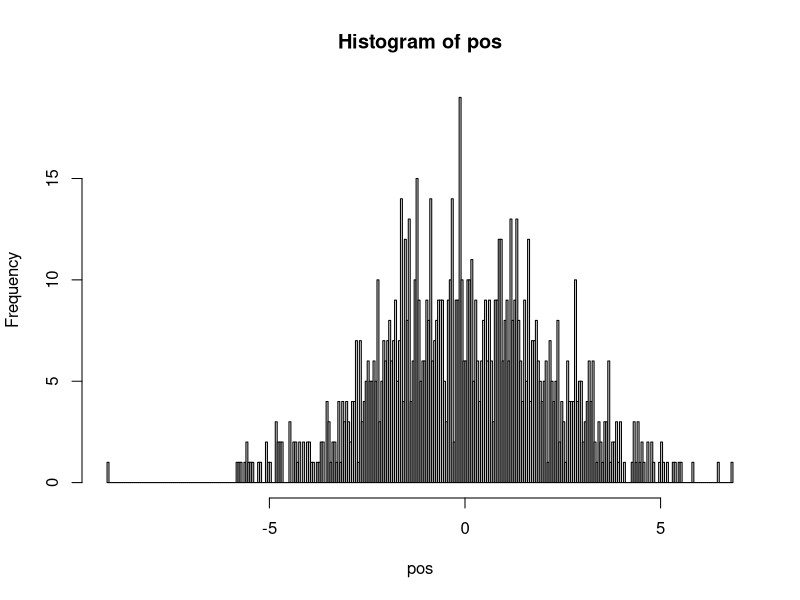
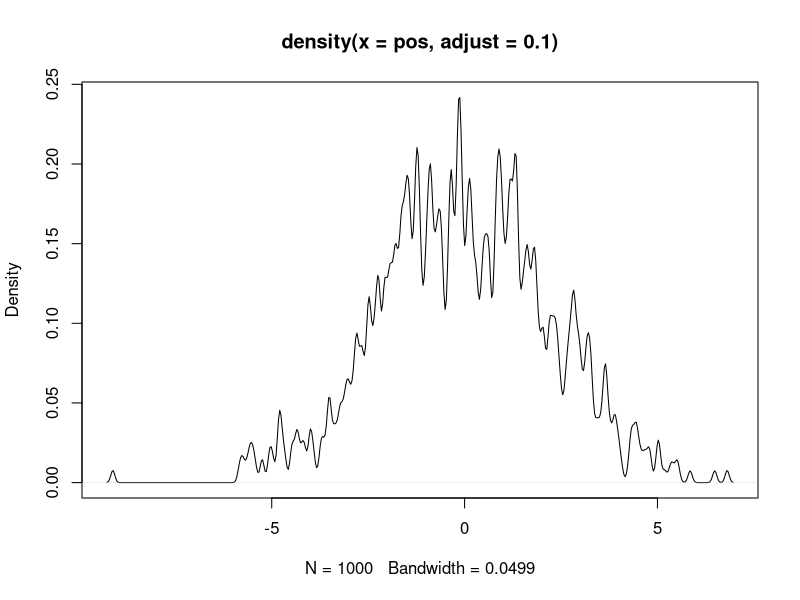
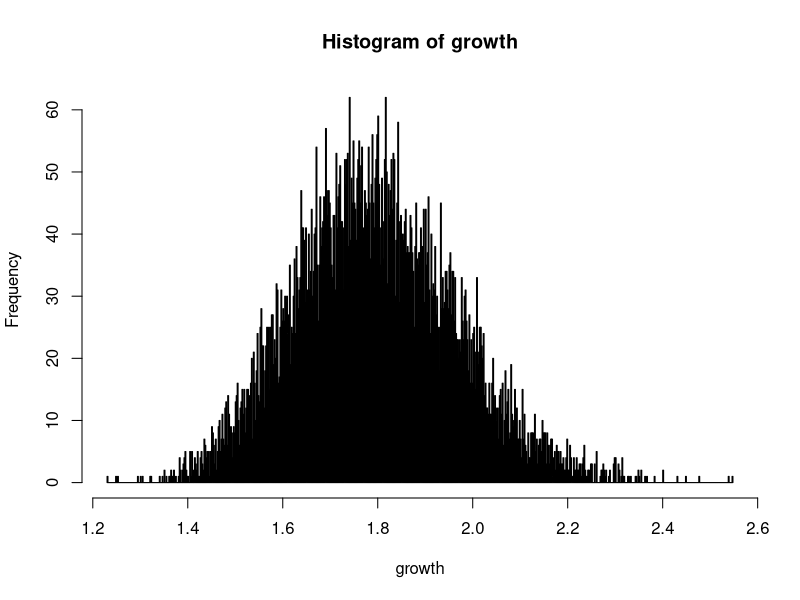
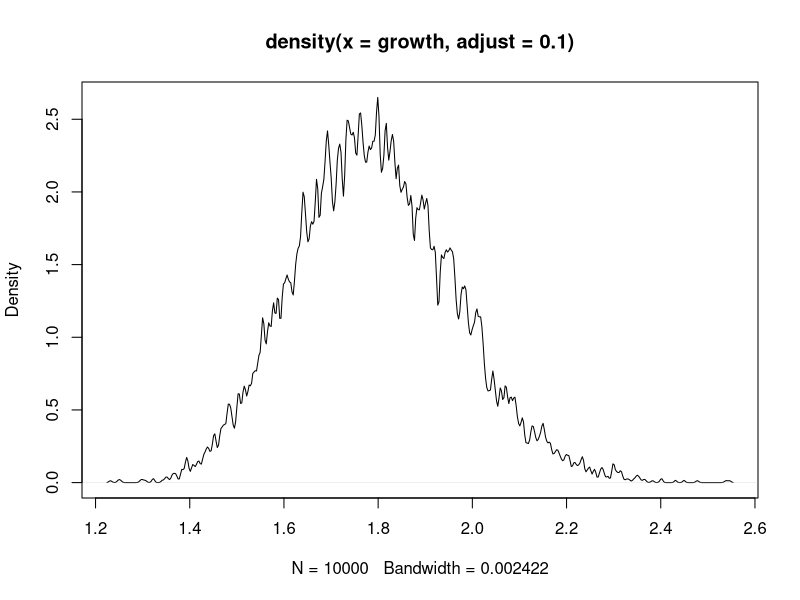
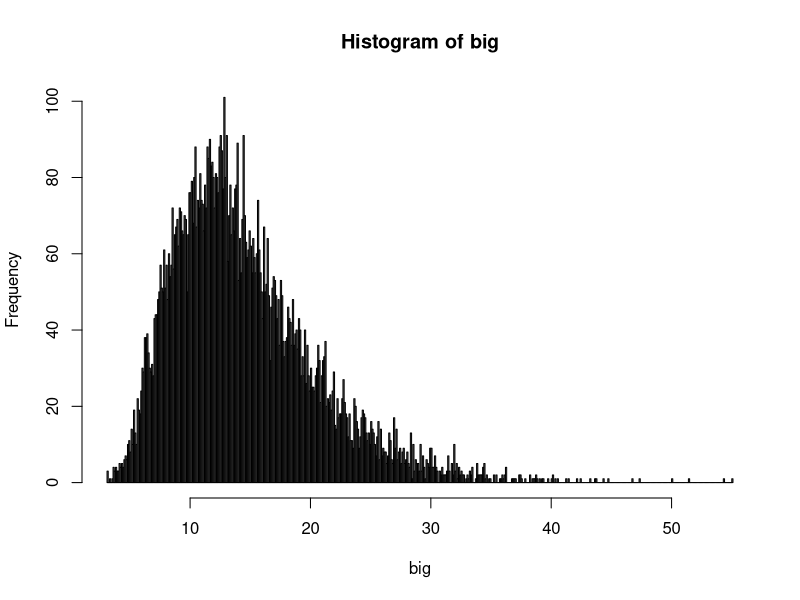
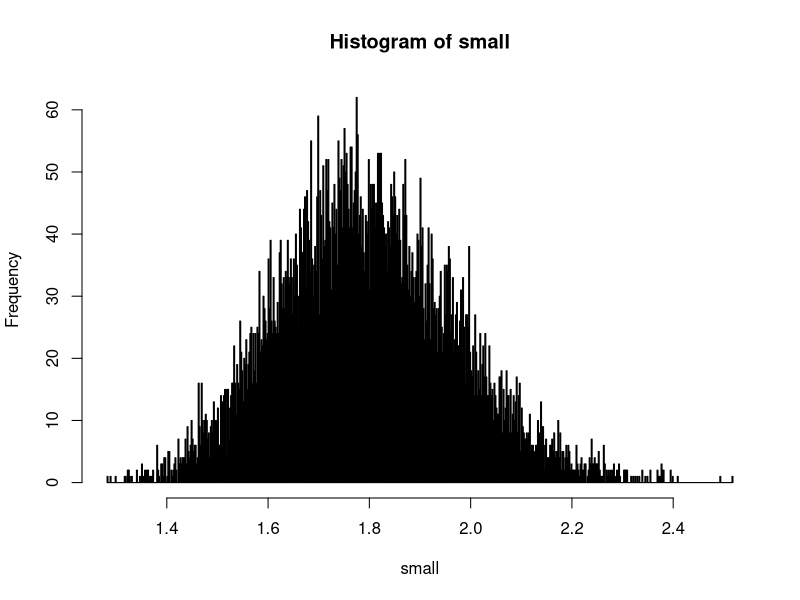
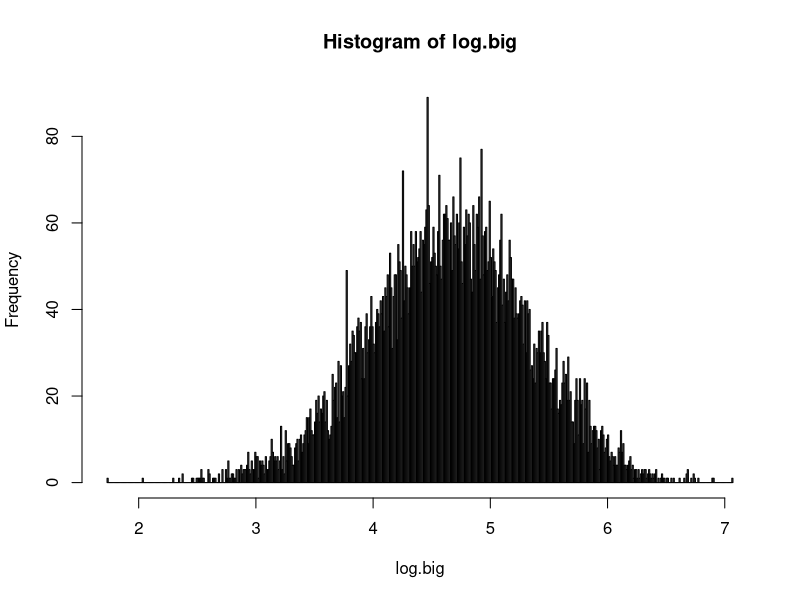
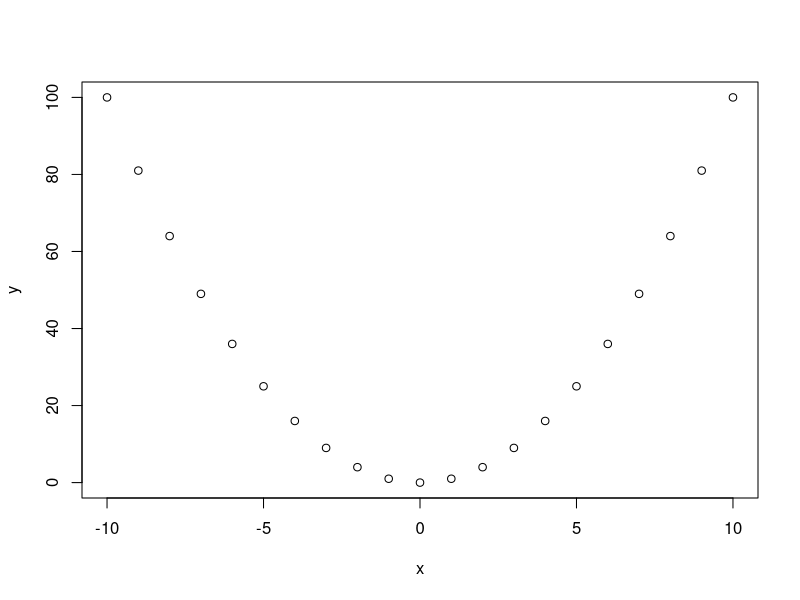

Recreate these plots in R, in order. (Note: this script raises an error after producing the figures.)
library(ggplot2)


pos <- runif(100000, -1,1)
pos <- replicate(1000, sum(runif(16, -1,1)))


hist(pos, breaks=500)
plot(density(pos, adjust=.1))


#normal distribution emerging from summing values of 
#an underlying uniform distribution


prod(runif(12, 1, 1.1))

growth <- replicate(10000, prod(runif(12, 1, 1.1)))

hist(growth, breaks=500)
plot(density(growth, adjust=0.1))

#small multipicative effects of fluctuations 
#converge to gaussian

big <- replicate(10000, prod(runif(12, 1, 1.5)))
small <- replicate(10000, prod(runif(12, 1.0, 1.1)))

hist(big, breaks=500)
hist(small, breaks=500)


# large multipicative effects produce log-normal distributions
log.big <- replicate(1e4, log(prod(runif(12, 1, 2))))
hist(log.big, breaks=500)


x <- seq(from=-10, to=10, length.out=21)

y <- x^2

plot(y~x)


# -------------------------------------------------------------------------

# Approach for describing statistical models

# 1) Variables: 
#     observable = data
#     unobservable = parameters

# 2) Define each variable in terms of others variables, or in terms of a probability distribution

# 3) Combination of variables and their probability distributions = joint generative model
      # can simulate hypothetical observations and analyze real ones



# -------------------------------------------------------------------------
library(dplyr)

data("Howell1")
d <- Howell1

precis(d)

d2 <- d[d$age >= 18, ]

density(d2$height, adjust=1) %>% plot()

curve(dnorm(x, 178, 20), from=100, to=250)

curve(dunif(x, 0, 50), from=0, to=50)


# prior predictive distribution

sample_mu <- rnorm(10000, 178, 20) 
# sample of means from norm distribution centered at m=178, sd=20
sample_sigma <- runif(10000, 0, 50)
# sample of standard deviations from uniform distribution
prior_h <- rnorm(10000, sample_mu, sample_sigma)
density(prior_h, adjust=1) %>% plot()


















